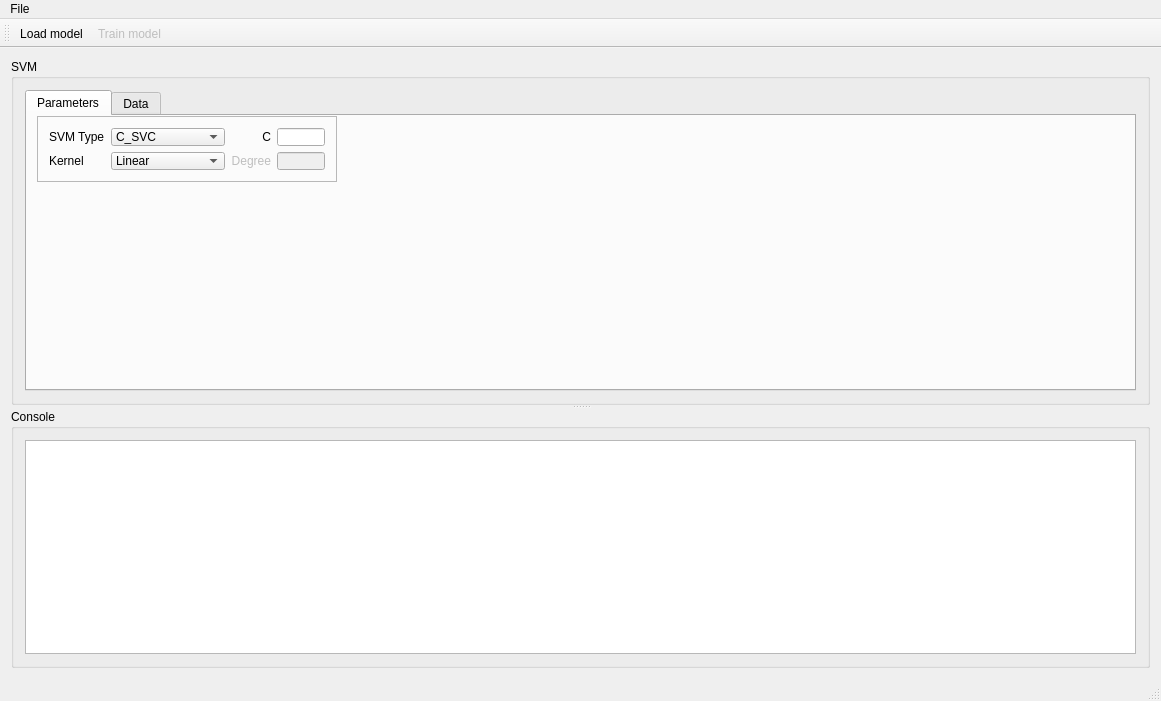
<?xml version="1.0" encoding="UTF-8"?>
<ui version="4.0">
 <class>MainWindow</class>
 <widget class="QMainWindow" name="MainWindow">
  <property name="geometry">
   <rect>
    <x>0</x>
    <y>0</y>
    <width>1161</width>
    <height>701</height>
   </rect>
  </property>
  <property name="windowTitle">
   <string>MainWindow</string>
  </property>
  <widget class="QWidget" name="centralWidget">
   <layout class="QGridLayout" name="gridLayout_5">
    <item row="0" column="0">
     <widget class="QSplitter" name="splitter">
      <property name="orientation">
       <enum>Qt::Vertical</enum>
      </property>
      <widget class="QGroupBox" name="groupBox">
       <property name="title">
        <string>SVM</string>
       </property>
       <layout class="QGridLayout" name="gridLayout_4">
        <item row="0" column="0">
         <widget class="QTabWidget" name="tabWidget">
          <property name="currentIndex">
           <number>0</number>
          </property>
          <property name="documentMode">
           <bool>false</bool>
          </property>
          <property name="tabsClosable">
           <bool>false</bool>
          </property>
          <widget class="QWidget" name="parametersTab">
           <attribute name="title">
            <string>Parameters</string>
           </attribute>
           <widget class="QFrame" name="frame_2">
            <property name="geometry">
             <rect>
              <x>10</x>
              <y>0</y>
              <width>300</width>
              <height>66</height>
             </rect>
            </property>
            <property name="maximumSize">
             <size>
              <width>300</width>
              <height>16777215</height>
             </size>
            </property>
            <property name="frameShape">
             <enum>QFrame::StyledPanel</enum>
            </property>
            <property name="frameShadow">
             <enum>QFrame::Raised</enum>
            </property>
            <layout class="QGridLayout" name="gridLayout_6">
             <item row="0" column="0">
              <widget class="QLabel" name="label">
               <property name="text">
                <string>SVM Type</string>
               </property>
              </widget>
             </item>
             <item row="0" column="1">
              <widget class="QComboBox" name="svmTypeComboBox">
               <item>
                <property name="text">
                 <string>C_SVC</string>
                </property>
               </item>
               <item>
                <property name="text">
                 <string>NU_SVC</string>
                </property>
               </item>
               <item>
                <property name="text">
                 <string>ONE_CLASS</string>
                </property>
               </item>
               <item>
                <property name="text">
                 <string>EPSILON_SVR</string>
                </property>
               </item>
               <item>
                <property name="text">
                 <string>NU_SVR</string>
                </property>
               </item>
              </widget>
             </item>
             <item row="0" column="2">
              <widget class="QLabel" name="svmParamCLabel">
               <property name="enabled">
                <bool>true</bool>
               </property>
               <property name="text">
                <string>C</string>
               </property>
               <property name="alignment">
                <set>Qt::AlignRight|Qt::AlignTrailing|Qt::AlignVCenter</set>
               </property>
              </widget>
             </item>
             <item row="0" column="3">
              <widget class="QLineEdit" name="svmParamCLineEdit">
               <property name="enabled">
                <bool>true</bool>
               </property>
              </widget>
             </item>
             <item row="1" column="0">
              <widget class="QLabel" name="label_2">
               <property name="text">
                <string>Kernel</string>
               </property>
              </widget>
             </item>
             <item row="1" column="1">
              <widget class="QComboBox" name="kernelTypeComboBox">
               <item>
                <property name="text">
                 <string>Linear</string>
                </property>
               </item>
               <item>
                <property name="text">
                 <string>Polynomial</string>
                </property>
               </item>
               <item>
                <property name="text">
                 <string>Radial base</string>
                </property>
               </item>
               <item>
                <property name="text">
                 <string>Sigmoid</string>
                </property>
               </item>
               <item>
                <property name="text">
                 <string>Precomputed</string>
                </property>
               </item>
              </widget>
             </item>
             <item row="1" column="2">
              <widget class="QLabel" name="svmParamDegreeLabel">
               <property name="enabled">
                <bool>false</bool>
               </property>
               <property name="text">
                <string>Degree</string>
               </property>
               <property name="alignment">
                <set>Qt::AlignRight|Qt::AlignTrailing|Qt::AlignVCenter</set>
               </property>
              </widget>
             </item>
             <item row="1" column="3">
              <widget class="QLineEdit" name="svmParamDegreeLineEdit">
               <property name="enabled">
                <bool>false</bool>
               </property>
               <property name="text">
                <string/>
               </property>
              </widget>
             </item>
            </layout>
           </widget>
          </widget>
          <widget class="QWidget" name="datasetTab">
           <attribute name="title">
            <string>Data</string>
           </attribute>
           <layout class="QGridLayout" name="gridLayout_2">
            <item row="0" column="0">
             <widget class="QToolButton" name="loadTrainDataButton">
              <property name="text">
               <string>Load train data</string>
              </property>
             </widget>
            </item>
            <item row="0" column="1">
             <spacer name="horizontalSpacer">
              <property name="orientation">
               <enum>Qt::Horizontal</enum>
              </property>
              <property name="sizeHint" stdset="0">
               <size>
                <width>40</width>
                <height>20</height>
               </size>
              </property>
             </spacer>
            </item>
            <item row="1" column="0" colspan="2">
             <widget class="QFrame" name="frame">
              <property name="frameShape">
               <enum>QFrame::NoFrame</enum>
              </property>
              <property name="frameShadow">
               <enum>QFrame::Plain</enum>
              </property>
              <property name="lineWidth">
               <number>0</number>
              </property>
              <layout class="QGridLayout" name="gridLayout_7">
               <property name="margin">
                <number>0</number>
               </property>
               <item row="0" column="0">
                <widget class="QSplitter" name="hSplitter">
                 <property name="sizePolicy">
                  <sizepolicy hsizetype="Expanding" vsizetype="Expanding">
                   <horstretch>0</horstretch>
                   <verstretch>0</verstretch>
                  </sizepolicy>
                 </property>
                 <property name="autoFillBackground">
                  <bool>false</bool>
                 </property>
                 <property name="styleSheet">
                  <string notr="true">background-color: rgb(255, 255, 255)</string>
                 </property>
                 <property name="orientation">
                  <enum>Qt::Horizontal</enum>
                 </property>
                 <widget class="QTableWidget" name="tableWidget">
                  <property name="verticalScrollBarPolicy">
                   <enum>Qt::ScrollBarAlwaysOff</enum>
                  </property>
                  <property name="alternatingRowColors">
                   <bool>true</bool>
                  </property>
                  <attribute name="verticalHeaderVisible">
                   <bool>false</bool>
                  </attribute>
                 </widget>
                 <widget class="QFrame" name="plotFrame">
                  <property name="frameShape">
                   <enum>QFrame::StyledPanel</enum>
                  </property>
                  <property name="frameShadow">
                   <enum>QFrame::Plain</enum>
                  </property>
                  <layout class="QGridLayout" name="gridLayout">
                   <item row="0" column="0">
                    <widget class="QSVMPlot" name="plotArea" native="true"/>
                   </item>
                  </layout>
                 </widget>
                </widget>
               </item>
              </layout>
             </widget>
            </item>
           </layout>
          </widget>
         </widget>
        </item>
       </layout>
      </widget>
      <widget class="QGroupBox" name="groupBox_2">
       <property name="title">
        <string>Console</string>
       </property>
       <property name="flat">
        <bool>false</bool>
       </property>
       <property name="checkable">
        <bool>false</bool>
       </property>
       <layout class="QGridLayout" name="gridLayout_3">
        <item row="0" column="0">
         <widget class="QTextEdit" name="textEdit">
          <property name="acceptRichText">
           <bool>false</bool>
          </property>
         </widget>
        </item>
       </layout>
      </widget>
     </widget>
    </item>
   </layout>
  </widget>
  <widget class="QMenuBar" name="menuBar">
   <property name="geometry">
    <rect>
     <x>0</x>
     <y>0</y>
     <width>1161</width>
     <height>21</height>
    </rect>
   </property>
   <widget class="QMenu" name="menuFile">
    <property name="title">
     <string>File</string>
    </property>
    <addaction name="action_Quit"/>
   </widget>
   <addaction name="menuFile"/>
  </widget>
  <widget class="QToolBar" name="mainToolBar">
   <attribute name="toolBarArea">
    <enum>TopToolBarArea</enum>
   </attribute>
   <attribute name="toolBarBreak">
    <bool>false</bool>
   </attribute>
   <addaction name="action_LoadModel"/>
   <addaction name="action_TrainModel"/>
  </widget>
  <widget class="QStatusBar" name="statusBar"/>
  <action name="action_Quit">
   <property name="text">
    <string>Quit</string>
   </property>
  </action>
  <action name="action_LoadModel">
   <property name="text">
    <string>Load model</string>
   </property>
  </action>
  <action name="action_TrainModel">
   <property name="enabled">
    <bool>false</bool>
   </property>
   <property name="text">
    <string>Train model</string>
   </property>
  </action>
 </widget>
 <layoutdefault spacing="6" margin="11"/>
 <customwidgets>
  <customwidget>
   <class>QSVMPlot</class>
   <extends>QWidget</extends>
   <header>qsvmplot.h</header>
   <container>1</container>
  </customwidget>
 </customwidgets>
 <resources/>
 <connections/>
</ui>
